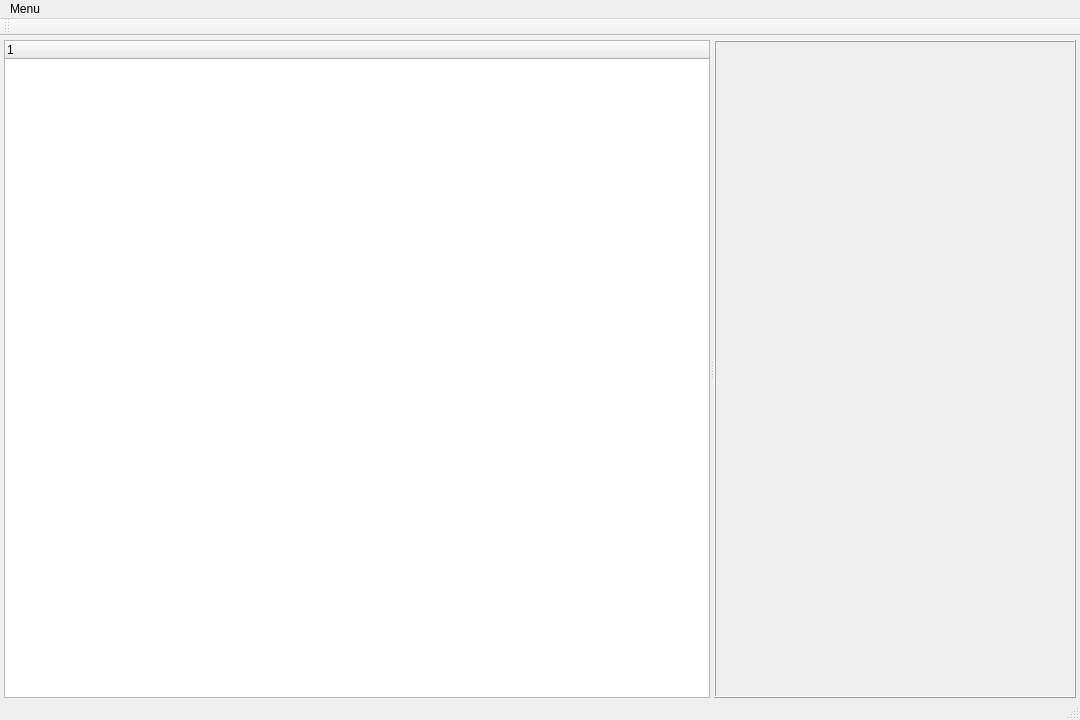
<?xml version="1.0" encoding="UTF-8"?>
<ui version="4.0">
 <class>MainWindow</class>
 <widget class="QMainWindow" name="MainWindow">
  <property name="geometry">
   <rect>
    <x>0</x>
    <y>0</y>
    <width>1080</width>
    <height>720</height>
   </rect>
  </property>
  <property name="windowTitle">
   <string>Protocol Tool</string>
  </property>
  <widget class="QWidget" name="centralWidget">
   <layout class="QHBoxLayout" name="horizontalLayout_2">
    <property name="leftMargin">
     <number>4</number>
    </property>
    <property name="topMargin">
     <number>4</number>
    </property>
    <property name="rightMargin">
     <number>4</number>
    </property>
    <property name="bottomMargin">
     <number>0</number>
    </property>
    <item>
     <widget class="QSplitter" name="splitter">
      <property name="orientation">
       <enum>Qt::Horizontal</enum>
      </property>
      <widget class="ChannelTreeWidget" name="treeWidget">
       <column>
        <property name="text">
         <string notr="true"/>
        </property>
       </column>
      </widget>
      <widget class="QStackedWidget" name="stackedWidget">
       <property name="frameShape">
        <enum>QFrame::Box</enum>
       </property>
       <property name="frameShadow">
        <enum>QFrame::Raised</enum>
       </property>
       <property name="currentIndex">
        <number>0</number>
       </property>
       <widget class="QWidget" name="page"/>
       <widget class="QWidget" name="page_2">
        <layout class="QHBoxLayout" name="horizontalLayout">
         <property name="leftMargin">
          <number>0</number>
         </property>
         <property name="topMargin">
          <number>0</number>
         </property>
         <property name="rightMargin">
          <number>0</number>
         </property>
         <property name="bottomMargin">
          <number>0</number>
         </property>
         <item>
          <widget class="MainTabWidget" name="mainTabWidget"/>
         </item>
        </layout>
       </widget>
      </widget>
     </widget>
    </item>
   </layout>
  </widget>
  <widget class="QMenuBar" name="menuBar">
   <property name="geometry">
    <rect>
     <x>0</x>
     <y>0</y>
     <width>1080</width>
     <height>28</height>
    </rect>
   </property>
   <property name="nativeMenuBar">
    <bool>false</bool>
   </property>
   <widget class="QMenu" name="menuMenu">
    <property name="title">
     <string>Menu</string>
    </property>
    <addaction name="actionImport"/>
    <addaction name="actionSave"/>
   </widget>
   <addaction name="menuMenu"/>
  </widget>
  <widget class="QToolBar" name="mainToolBar">
   <property name="toolButtonStyle">
    <enum>Qt::ToolButtonTextBesideIcon</enum>
   </property>
   <attribute name="toolBarArea">
    <enum>TopToolBarArea</enum>
   </attribute>
   <attribute name="toolBarBreak">
    <bool>false</bool>
   </attribute>
  </widget>
  <widget class="QStatusBar" name="statusBar"/>
  <action name="actionImport">
   <property name="text">
    <string>Import</string>
   </property>
  </action>
  <action name="actionSave">
   <property name="text">
    <string>Save</string>
   </property>
  </action>
 </widget>
 <layoutdefault spacing="6" margin="11"/>
 <customwidgets>
  <customwidget>
   <class>ChannelTreeWidget</class>
   <extends>QTreeWidget</extends>
   <header>ui/trees/channeltreewidget.h</header>
  </customwidget>
  <customwidget>
   <class>MainTabWidget</class>
   <extends>QTabWidget</extends>
   <header>ui/tabs/maintabwidget.h</header>
   <container>1</container>
  </customwidget>
 </customwidgets>
 <resources/>
 <connections/>
</ui>
